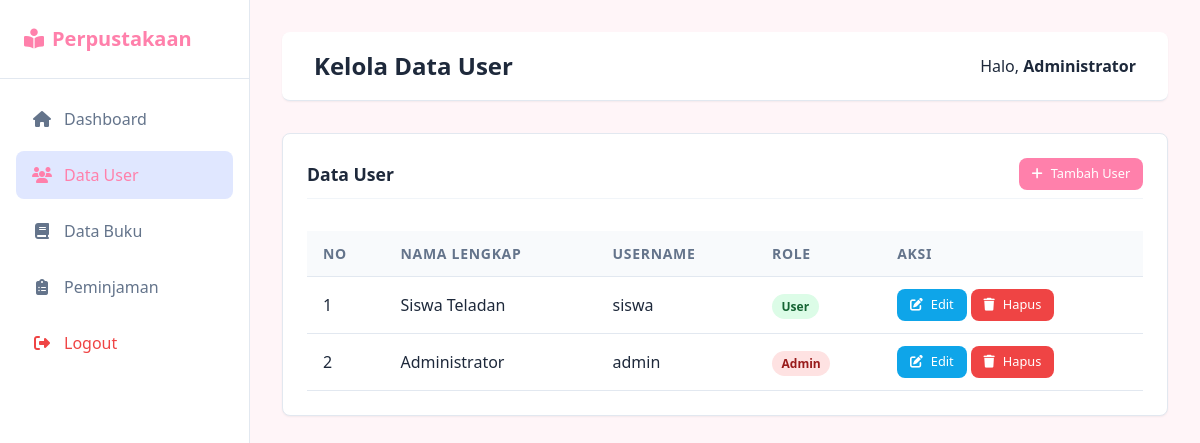
Page /admin/anggota.php (signed in) on the committed database.
### tables this page shows
CREATE TABLE `users` (
  `id_user` int(11) NOT NULL,
  `nama` varchar(100) NOT NULL,
  `username` varchar(50) NOT NULL,
  `password` varchar(255) NOT NULL,
  `role` enum('admin','user') NOT NULL DEFAULT 'user',
  `created_at` timestamp NOT NULL DEFAULT current_timestamp()
);

### admin/anggota.php (the view)
<?php require_once 'header.php'; ?>
<div class="card">
    <div class="card-header">
        <h3 class="card-title">Data User</h3>
        <a href="anggota_tambah.php" class="btn btn-primary btn-sm"><i class="fas fa-plus"></i> Tambah User</a>
    </div>
    <div class="card-body">
        <div class="table-responsive">
            <table>
                <thead>
                    <tr>
                        <th>No</th>
                        <th>Nama Lengkap</th>
                        <th>Username</th>
                        <th>Role</th>
                        <th>Aksi</th>
                    </tr>
                </thead>
                <tbody>
                    <?php
$no = 1;
$query = "SELECT * FROM users ORDER BY id_user DESC";
$result = mysqli_query($conn, $query);
while ($row = mysqli_fetch_assoc($result)):
?>
                    <tr>
                        <td><?= $no++; ?></td>
                        <td><?= htmlspecialchars($row['nama']); ?></td>
                        <td><?= htmlspecialchars($row['username']); ?></td>
                        <td>
                            <?php if ($row['role'] == 'admin'): ?>
                                <span class="badge badge-danger">Admin</span>
                            <?php
    else: ?>
                                <span class="badge badge-success">User</span>
                            <?php
    endif; ?>
                        </td>
                        <td>
                            <a href="anggota_edit.php?id=<?= $row['id_user']; ?>" class="btn btn-primary btn-sm" style="background-color: var(--accent-color);"><i class="fas fa-edit"></i> Edit</a>
                            <a href="anggota_hapus.php?id=<?= $row['id_user']; ?>" class="btn btn-danger btn-sm" onclick="return confirm('Yakin ingin menghapus user ini?')"><i class="fas fa-trash"></i> Hapus</a>
                        </td>
                    </tr>
                    <?php
endwhile; ?>
                </tbody>
            </table>
        </div>
    </div>
</div>
<?php require_once 'footer.php'; ?>

### assets/css/style.css (style rules this page uses)
:root { --primary-color: #ff80ab; --primary-hover: #f06292; --secondary-color: #64748b; --accent-color: #0ea5e9; --background-color: #fff5f8; --card-bg: #ffffff; --text-primary: #1e293b; --text-secondary: #64748b; --danger-color: #ef4444; --success-color: #22c55e; --border-radius: 0.5rem; --shadow-sm: 0 1px 2px 0 rgb(0 0 0 / 0.05); --shadow-md: 0 4px 6px -1px rgb(0 0 0 / 0.1), 0 2px 4px -2px rgb(0 0 0 / 0.1); }
* { box-sizing: border-box; margin: 0; padding: 0; font-family: 'Segoe UI', Tahoma, Geneva, Verdana, sans-serif; }
body { background-color: var(--background-color); color: var(--text-primary); line-height: 1.5; }
.card { background: var(--card-bg); padding: 1.5rem; border-radius: var(--border-radius); box-shadow: var(--shadow-sm); margin-bottom: 1.5rem; border: 1px solid #e2e8f0; }
.card-header { display: flex; justify-content: space-between; align-items: center; margin-bottom: 1rem; padding-bottom: 0.5rem; border-bottom: 1px solid #f1f5f9; }
.card-title { font-size: 1.1rem; font-weight: 600; color: var(--text-primary); }
.btn { display: inline-flex; align-items: center; justify-content: center; padding: 0.625rem 1.25rem; border-radius: var(--border-radius); font-weight: 500; text-decoration: none; cursor: pointer; border: none; transition: background-color 0.2s; font-size: 0.9rem; gap: 0.5rem; }
.btn-primary { background-color: var(--primary-color); color: white; }
.btn-danger { background-color: var(--danger-color); color: white; }
.btn-sm { padding: 0.4rem 0.8rem; font-size: 0.8rem; }
.table-responsive { overflow-x: auto; }
table { width: 100%; border-collapse: collapse; margin-top: 1rem; }
th, td { padding: 0.75rem 1rem; text-align: left; border-bottom: 1px solid #e2e8f0; }
th { background-color: #f8fafc; font-weight: 600; color: var(--text-secondary); font-size: 0.875rem; text-transform: uppercase; letter-spacing: 0.05em; }
.badge { padding: 0.25rem 0.6rem; border-radius: 999px; font-size: 0.75rem; font-weight: 600; }
.badge-success { background: #dcfce7; color: #166534; }
.badge-danger { background: #fee2e2; color: #991b1b; }

### admin/header.php (style rules this page uses)
body { font-family: 'Inter', sans-serif; }

### rows in the picture
users: nama "Siswa Teladan", username "siswa", role "User"
users: nama "Administrator", username "admin", role "Admin"

### other values in the picture
$_SESSION['nama'] "Administrator"
